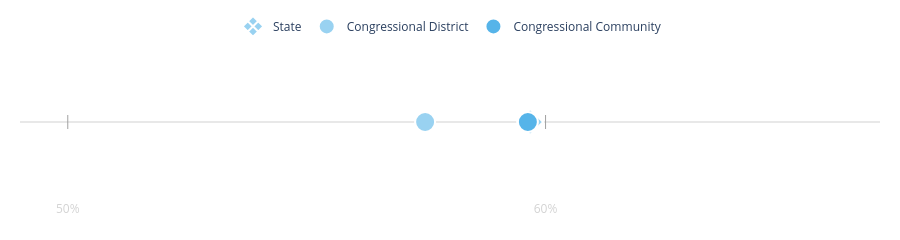

Here is the notebook cell this chart was saved with:
### Code cell
fig_2 = make_line_comp_chart_plotly(age_bracket_cols[1])
fig_2

### Figure 1 — Plotly figure (JSON) as saved in the notebook; plotly's stock layout.template omitted (floating-point values rounded to 4 significant figures)
{"data": [{"hoverinfo": "skip", "marker": {"color": "lightgrey", "line": {"width": 1}, "size": 10, "symbol": "line-ns"}, "mode": "lines+markers", "opacity": 0.5, "showlegend": false, "type": "scatter", "x": [0.0, 0.1, 0.2, 0.3, 0.4, 0.5, 0.6, 0.7, 0.8, 0.9, 1.0], "y": [1, 1, 1, 1, 1, 1, 1, 1, 1, 1, 1]}, {"hovertemplate": "State: 59.7%<extra></extra>", "marker": {"color": "#99D2F1", "line": {"color": "white", "width": 2}, "size": 20, "symbol": "diamond-x"}, "mode": "markers", "name": "State", "type": "scatter", "x": [0.5968], "y": [1]}, {"hovertemplate": "Congressional District: 57.5%<extra></extra>", "marker": {"color": "#99D2F1", "line": {"color": "white", "width": 2}, "size": 20, "symbol": "circle"}, "mode": "markers", "name": "Congressional District", "type": "scatter", "x": [0.5748], "y": [1]}, {"hovertemplate": "Congressional Community: 59.6%<extra></extra>", "marker": {"color": "#56B4E9", "line": {"color": "white", "width": 2}, "size": 20, "symbol": "circle"}, "mode": "markers", "name": "Congressional Community", "type": "scatter", "x": [0.5963], "y": [1]}], "layout": {"height": 200, "legend": {"orientation": "h", "x": 0.5, "xanchor": "center", "y": 1.02, "yanchor": "bottom"}, "margin": {"b": 40, "l": 20, "r": 20, "t": 40}, "plot_bgcolor": "white", "xaxis": {"color": "lightgrey", "range": [0.49, 0.67], "showgrid": false, "tickmode": "array", "ticktext": ["0%", "10%", "20%", "30%", "40%", "50%", "60%", "70%", "80%", "90%", "100%"], "tickvals": [0.0, 0.1, 0.2, 0.3, 0.4, 0.5, 0.6, 0.7, 0.8, 0.9, 1.0], "zeroline": false}, "yaxis": {"range": [0.9, 1.1], "visible": false}}}
